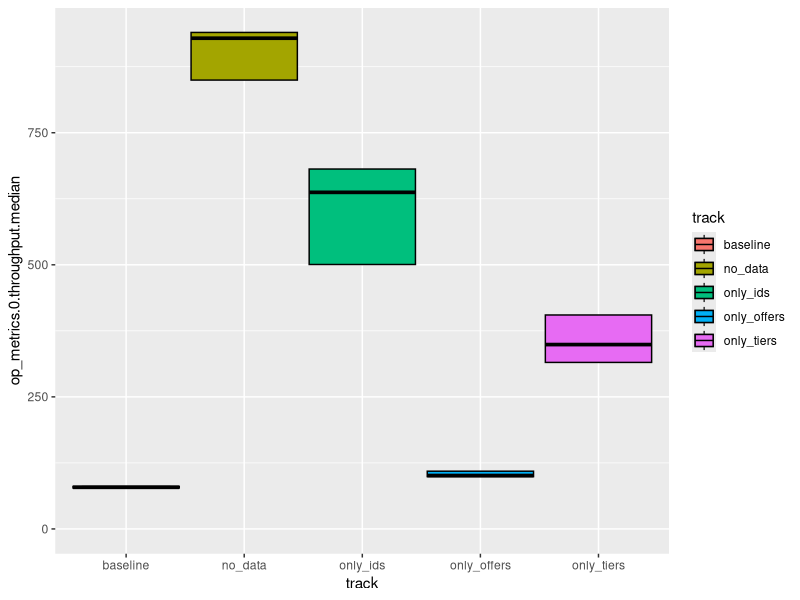
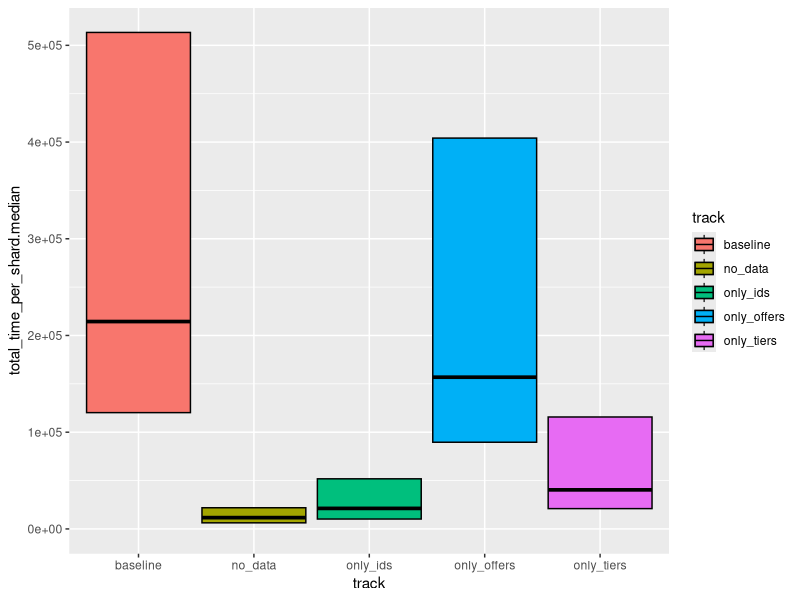
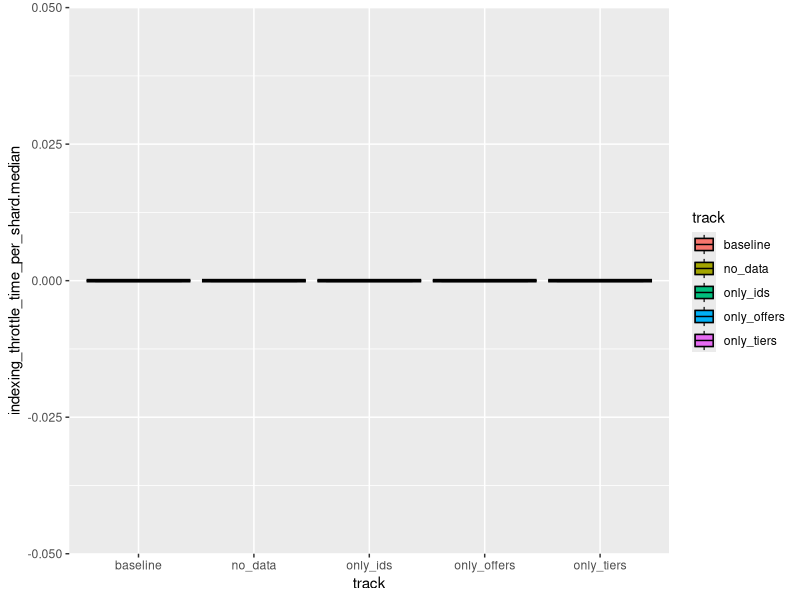
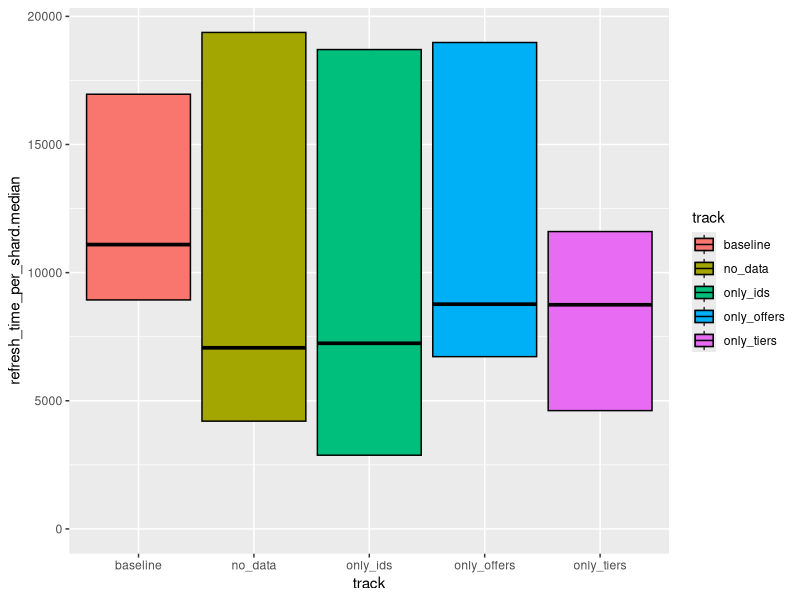
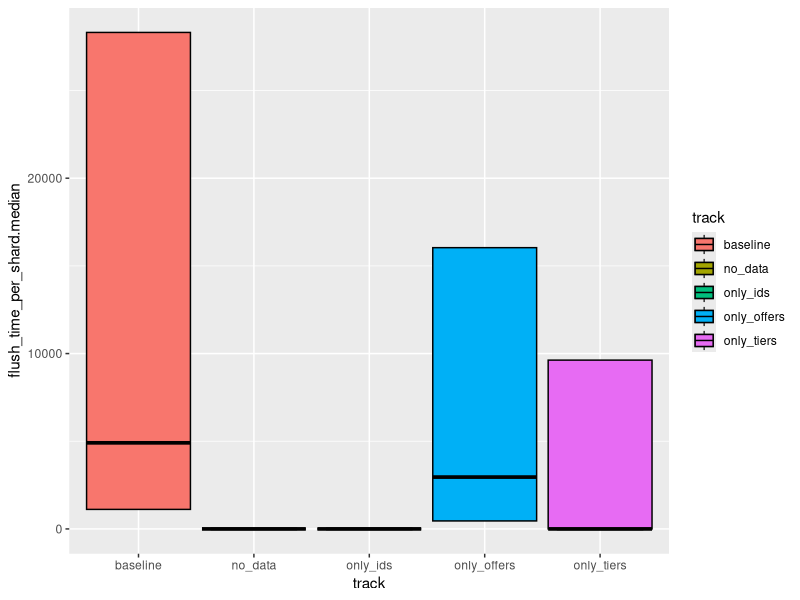
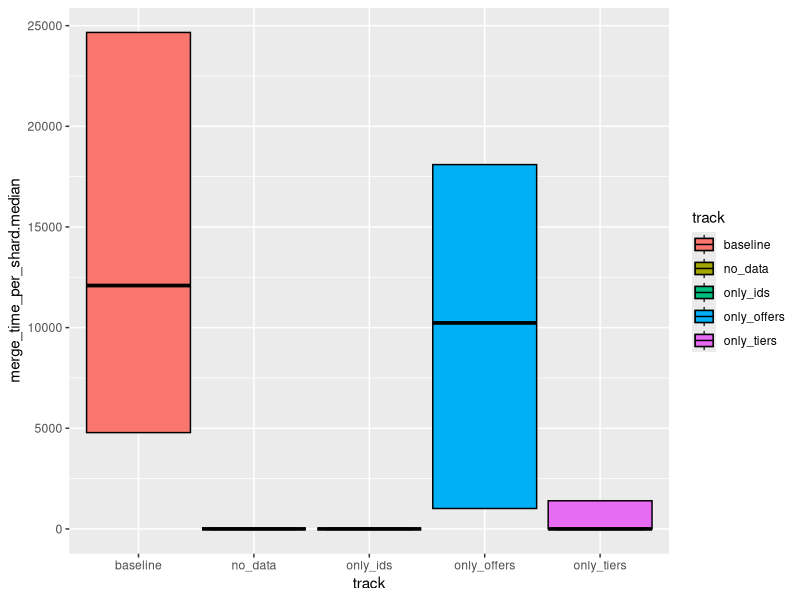
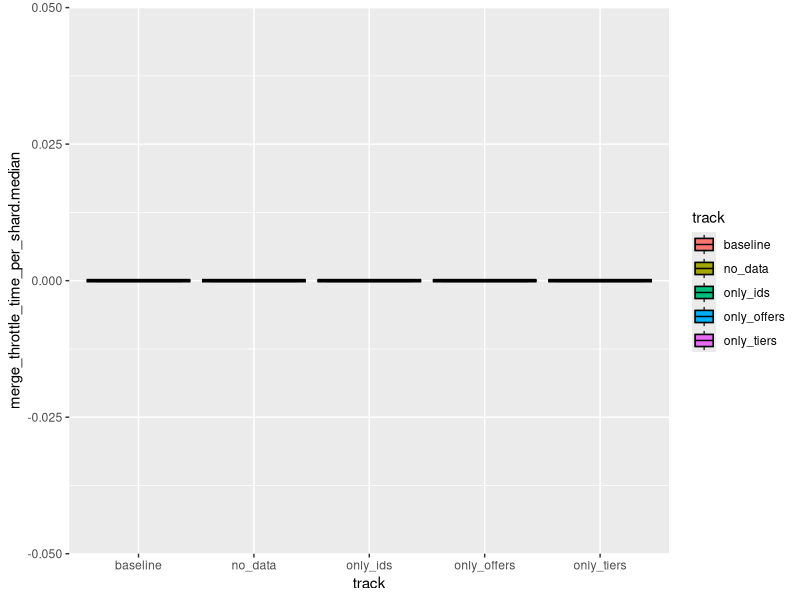
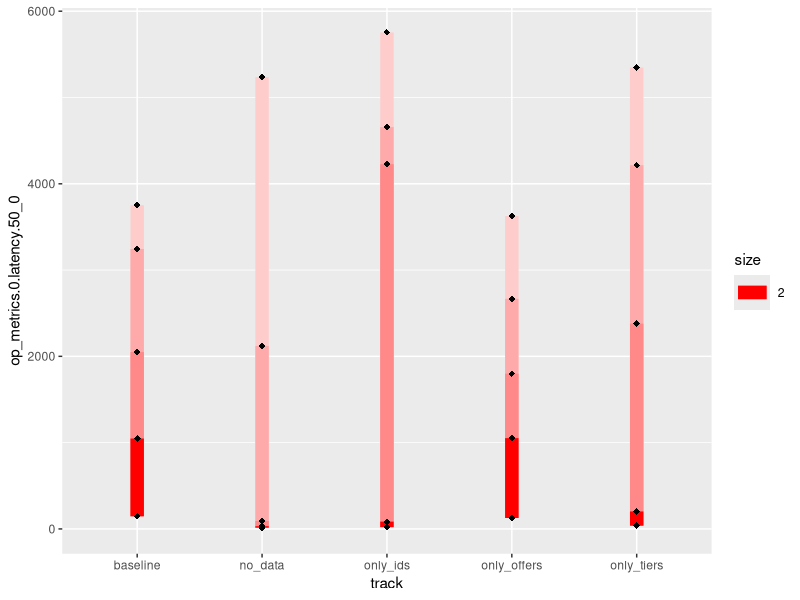

These charts were generated, in order, by the following R code:
library(ggplot2)
library(tidyr)
library(dplyr)
library(ggpubr)
library(gridExtra)
library(grid)

# plot counter (for filename)
i <- 0

# dataframe
df <- read.csv(file="./data.csv", sep=',', header=FALSE, quote='"', col.names=c("track", "var", "val"))

# min/median/max vars
{
  vars <- list(
   "op_metrics.0.throughput.",
   "total_time_per_shard.",
   "indexing_throttle_time_per_shard.",
   "refresh_time_per_shard.",
   "flush_time_per_shard.",
   "merge_time_per_shard.",
   "merge_throttle_time_per_shard."
  )

  lapply(vars, function(v) {
    # throughput
    tp <- df %>% filter(startsWith(as.character(var), v))

    tpw <- spread(tp, var, val)

    g <- ggplot(tpw, aes_string(
      x = "track",
      y = paste(v, "median", sep=""),
      ymin = paste(v, "min", sep=""),
      ymax = paste(v, "max", sep=""),
      fill = "track"
    )) + geom_boxplot() + geom_crossbar() + ylim(0, NA)

    #list(label = v, plot = g)
    ggsave(file=paste("plots/plot-", i, ".png", sep=""), plot=g)
    i <<- i+1
  })
}

# percentile vars
{
  vars <- list(
   "op_metrics.0.latency.",
   "op_metrics.0.service_time.",
   "op_metrics.0.processing_time."
  )

  lapply(vars, function(v) {
    # throughput
    tp <- df %>% filter(startsWith(as.character(var), v))

    tpw <- spread(tp, var, val)

    g <- (
        ggplot(tpw, aes_string(
          x = "track",
          y = paste(v, "50_0", sep=""),
          label = paste(v, "50_0", sep="")
          #ymin = paste(v, "min", sep=""),
          #ymin = paste(v, "50_0", sep=""),
          #lower = paste(v, "50_0", sep=""),
          #upper = paste(v, "90_0", sep=""),
          #ymax = paste(v, "99_0", sep="")
          #fill = "track"
        ))
      + geom_segment(aes_string(
          x = "track",
          y = paste(v, "50_0", sep=""),
          xend = "track",
          yend = paste(v, "100_0", sep=""),
          size = 2
        ), colour= "#FFCCCCFF")
      + geom_segment(aes_string(
          x = "track",
          y = paste(v, "50_0", sep=""),
          xend = "track",
          yend = paste(v, "99_99", sep=""),
          size = 2
        ), colour= "#FFAAAAFF")
      + geom_segment(aes_string(
          x = "track",
          y = paste(v, "50_0", sep=""),
          xend = "track",
          yend = paste(v, "99_9", sep=""),
          size = 2
        ), colour= "#FF8888FF")
      + geom_segment(aes_string(
          x = "track",
          y = paste(v, "50_0", sep=""),
          xend = "track",
          yend = paste(v, "99_0", sep=""),
          size = 2
        ), colour= "#FF0000FF")
      + geom_point(size = 2, shape = 18, colour= "#000000FF")
      + geom_point(aes_string(
          x = "track",
          y = paste(v, "100_0", sep="")
        ), size = 2, shape =18, colour= "#000000FF")
      + geom_point(aes_string(
          x = "track",
          y = paste(v, "99_99", sep="")
        ), size = 2, shape =18, colour= "#000000FF")
      + geom_point(aes_string(
          x = "track",
          y = paste(v, "99_9", sep="")
        ), size = 2, shape =18, colour= "#000000FF")
      + geom_point(aes_string(
          x = "track",
          y = paste(v, "99_0", sep="")
        ), size = 2, shape =18, colour= "#000000FF")
      #+ geom_text(hjust = "right")
      + ylim(0, NA)
    )

    #tbl <- tableGrob(tpw)

    #combined <- grid.arrange(g, tbl, nrow=2)

    #list(label = v, plot = g)
    ggsave(file=paste("plots/plot-", i, ".png", sep=""), plot=g)
    i <<- i+1
  })
}

# single value vars
{
  vars <- list(
   "op_metrics.0.error_rate",
   "total_time",
   "merge_time",
   "merge_count",
   "refresh_time",
   "refresh_count",
   "flush_time",
   "flush_count",
   "merge_throttle_time",
   "young_gc_time",
   "old_gc_time",
   "memory_doc_values",
   "memory_terms",
   "memory_norms",
   "memory_points",
   "memory_segments",
   "memory_stored_fields",
   "store_size",
   "translog_size",
   "segment_count"
  )

  lapply(vars, function(v) {
    tp <- df %>% filter(as.character(var) == v)

    tpw <- spread(tp, var, val)

    g <- ggplot(tpw, aes_string(
      x = "track",
      y = v,
      fill = "track"
    )) + geom_bar(stat = "identity") + ylim(0, NA)

    #list(label = v, plot = g)
    ggsave(file=paste("plots/plot-", i, ".png", sep=""), plot=g)
    i <<- i+1
  })
}

#do.call(ggarrange, c(
#  #lapply(plots, function(x) { x[2] }),
#  plots,
#  list(
#    common.legend = TRUE,
#    legend = "bottom"
#    # labels = lapply(plots, function(x) x["label"])
#  )
#))
#
##dev.off()
#ggsave("plot.png")
